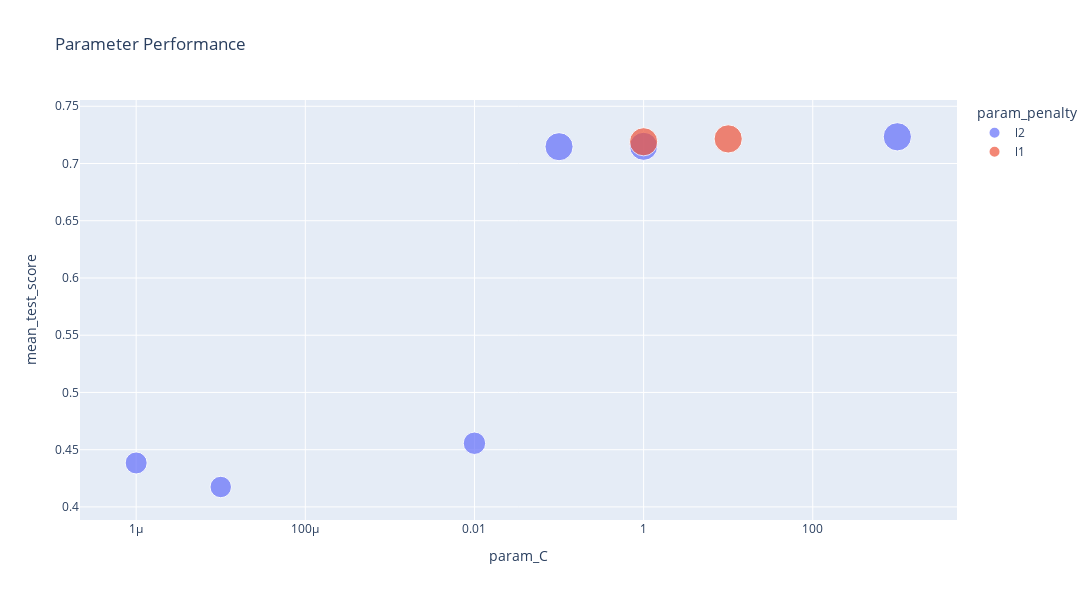

Source (notebook cell):
### Markdown cell above
- Plotly grafigi.

### Code cell
fig = px.scatter(df_rs[0:8], x='param_C', y='mean_test_score', size='mean_test_score',
                 color='param_penalty', title='Parameter Performance', width=1200, height=600)
fig.update_layout(xaxis_type="log")
fig.show()

### Figure 1 — Plotly figure (JSON) as saved in the notebook; plotly's stock layout.template omitted (floating-point values rounded to 4 significant figures)
{"data": [{"hovertemplate": "param_penalty=l2<br>param_C=%{x}<br>mean_test_score=%{marker.size}<extra></extra>", "legendgroup": "l2", "marker": {"color": "#636efa", "size": [0.7233, 0.715, 0.7147, 0.4556, 0.4384, 0.4174], "sizemode": "area", "sizeref": 0.001808, "symbol": "circle"}, "mode": "markers", "name": "l2", "showlegend": true, "type": "scatter", "x": [1000, 1, 0.1, 0.01, 1e-06, 1e-05], "xaxis": "x", "y": [0.7233, 0.715, 0.7147, 0.4556, 0.4384, 0.4174], "yaxis": "y"}, {"hovertemplate": "param_penalty=l1<br>param_C=%{x}<br>mean_test_score=%{marker.size}<extra></extra>", "legendgroup": "l1", "marker": {"color": "#EF553B", "size": [0.7215, 0.719], "sizemode": "area", "sizeref": 0.001808, "symbol": "circle"}, "mode": "markers", "name": "l1", "showlegend": true, "type": "scatter", "x": [10, 1], "xaxis": "x", "y": [0.7215, 0.719], "yaxis": "y"}], "layout": {"height": 600, "legend": {"itemsizing": "constant", "title": {"text": "param_penalty"}, "tracegroupgap": 0}, "title": {"text": "Parameter Performance"}, "width": 1200, "xaxis": {"anchor": "y", "autorange": true, "domain": [0, 1], "range": [-6.643, 3.68], "title": {"text": "param_C"}, "type": "log"}, "yaxis": {"anchor": "x", "autorange": true, "domain": [0, 1], "range": [0.3886, 0.7555], "title": {"text": "mean_test_score"}, "type": "linear"}}}
